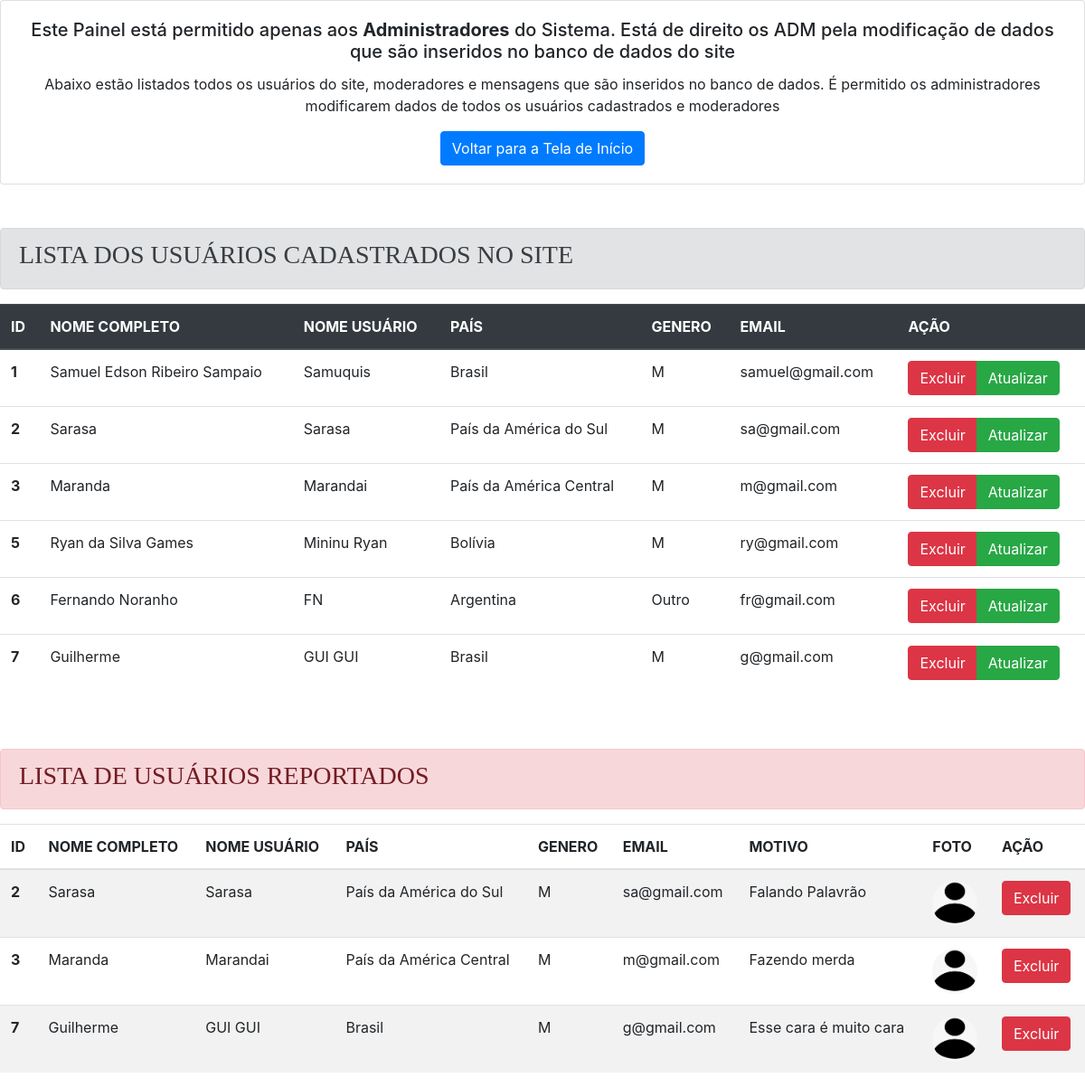
Before: /adm.php with the older database file.
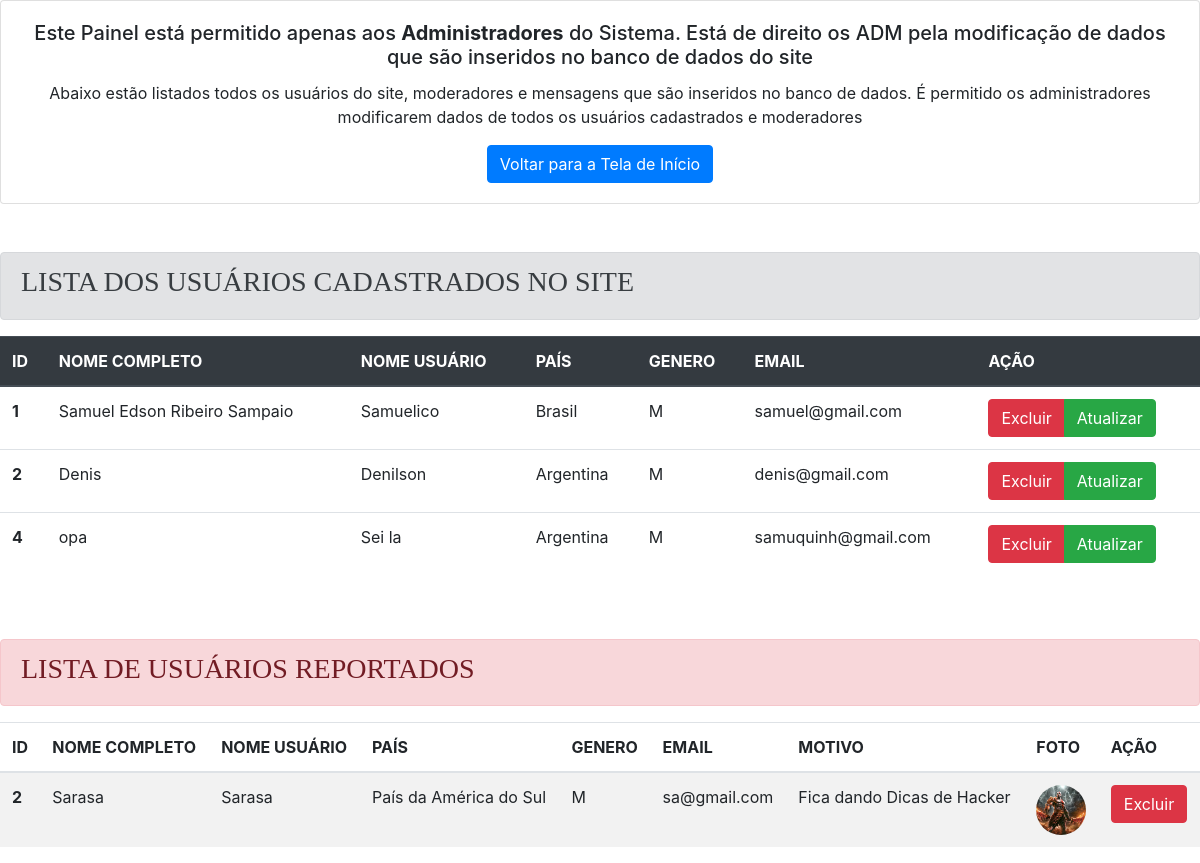
After: the same page with the newer database file.
### tables this page shows
CREATE TABLE `usuarios` (
  `id` int(11) NOT NULL AUTO_INCREMENT,
  `nomecompleto` varchar(200) DEFAULT NULL,
  `nomeusuario` varchar(200) DEFAULT NULL,
  `pais` varchar(200) DEFAULT NULL,
  `genero` varchar(10) DEFAULT NULL,
  `email` varchar(200) NOT NULL,
  `senha` varchar(200) NOT NULL,
  `foto` varchar(200) DEFAULT NULL,
  PRIMARY KEY (`id`)
);

CREATE TABLE `report` (
  `id` int(11) NOT NULL AUTO_INCREMENT,
  `nomecompleto` varchar(200) DEFAULT NULL,
  `nomeusuario` varchar(200) NOT NULL,
  `pais` varchar(250) NOT NULL,
  `genero` varchar(100) NOT NULL,
  `email` varchar(200) NOT NULL,
  `motivo` text NOT NULL,
  `foto` varchar(200) DEFAULT NULL,
  PRIMARY KEY (`id`)
);

### adm.php (the view, shortened to what this page needs)
<?php
include("php/conexao.php");
$sql = "SELECT * FROM usuarios";
$result = mysqli_query($con,$sql);
$sql2 = "SELECT * FROM report";
$result2 = mysqli_query($con,$sql2);
?>
<!DOCTYPE html>
<html>
<head>
	<link rel="stylesheet" href="css/bootstrap.css">
</head>
<body>
	<div class="card" style="width: 100%; text-align: center;">
		<div class="card-body">
			<h5 class="card-title">Este Painel está permitido apenas aos <b>Administradores</b> do Sistema. Está de direito os ADM pela modificação de dados que são inseridos no banco de dados do site</h5>
			<p class="card-text">Abaixo estão listados todos os usuários do site, moderadores e mensagens que são inseridos no banco de dados. É permitido os administradores modificarem dados de todos os usuários cadastrados e moderadores</p>
			<a href="index.php" class="btn btn-primary">Voltar para a Tela de Início</a>
		</div>
	</div>
	<br>
	<br>
	<div class="alert alert-secondary" role="alert">
		<h3 style="font-family: 'Arial Black';">LISTA DOS USUÁRIOS CADASTRADOS NO SITE</h3>
	</div>
	<table class="table">
		<thead class="thead-dark">
			<tr>
				<th scope="col">ID</th>
				<th scope="col">NOME COMPLETO</th>
				<th scope="col">NOME USUÁRIO</th>
				<th scope="col">PAÍS</th>
				<th scope="col">GENERO</th>
				<th scope="col">EMAIL</th>
				<th scope="col">AÇÃO</th>
			</tr>
		</thead>
		<tbody>
			<?php while($row = mysqli_fetch_assoc($result)){ ?>
				<tr>
					<th scope="row"><?php echo $row['id']; ?></th>
					<td><?php echo $row['nomecompleto']; ?></td>
					<td><?php echo $row['nomeusuario']; ?></td>
					<td><?php echo $row['pais']; ?></td>
					<td><?php echo $row['genero']; ?></td>
					<td><?php echo $row['email']; ?></td>
					<td><div class="btn-group" role="group"><a href="php/_exclui_usu.php?email=<?php echo $row['email']; ?>" class="btn btn-danger">Excluir</a> <a href="editar.php?email=<?php echo $row['email']; ?>" class="btn btn-success">Atualizar</a></div></td>
				</tr>
			<?php } ?>
		</tbody>
	</table>
	<br>
	<br>
	<div class="alert alert-danger" role="alert">
		<h3 style="font-family: 'Arial Black';">LISTA DE USUÁRIOS REPORTADOS</h3>
	</div>
	<table class="table table-striped">
		<thead>
			<tr>
				<th scope="col">ID</th>
				<th scope="col">NOME COMPLETO</th>
				<th scope="col">NOME USUÁRIO</th>
				<th scope="col">PAÍS</th>
				<th scope="col">GENERO</th>
				<th scope="col">EMAIL</th>
				<th scope="col">MOTIVO</th>
				<th scope="col">FOTO</th>
				<th scope="col">AÇÃO</th>
			</tr>
		</thead>
		<tbody>
			<?php while($row = mysqli_fetch_assoc($result2)){ ?>
				<tr>
					<th scope="row"><?php echo $row['id']; ?></th>
					<td><?php echo $row['nomecompleto']; ?></td>
					<td><?php echo $row['nomeusuario']; ?></td>
					<td><?php echo $row['pais']; ?></td>
					<td><?php echo $row['genero']; ?></td>
					<td><?php echo $row['email']; ?></td>
					<td><?php echo $row['motivo']; ?></td>
					<td><img class="minhafoto" src="<?php if($row['foto'] != null){echo('/ProjetosChatTempoReal/uploads/'.$row['foto']);}else{ echo('/ProjetosChatTempoReal/img/login.png');} ?>"></td>
					<td><div class="btn-group" role="group"><a href="php/_exclui_usu.php?email=<?php echo $row['email']; ?>" class="btn btn-danger">Excluir</a></div></td>
				</tr>
			<?php } ?>
		</tbody>
	</table>
</body>
</html>

Changed rows visible on the page:
removed usuarios: id "3", nomecompleto "Maranda", nomeusuario "Marandai", pais "País da América Central", genero "M", email "m@gmail.com"
removed usuarios: id "5", nomecompleto "Ryan da Silva Games", nomeusuario "Mininu Ryan", pais "Bolívia", genero "M", email "ry@gmail.com"
removed usuarios: id "6", nomecompleto "Fernando Noranho", nomeusuario "FN", pais "Argentina", genero "Outro", email "fr@gmail.com"
removed usuarios: id "7", nomecompleto "Guilherme", nomeusuario "GUI GUI", pais "Brasil", genero "M", email "g@gmail.com"
removed report: id "3", nomecompleto "Maranda", nomeusuario "Marandai", pais "País da América Central", genero "M", email "m@gmail.com", motivo "Fazendo merda"
removed report: id "7", nomecompleto "Guilherme", nomeusuario "GUI GUI", pais "Brasil", genero "M", email "g@gmail.com", motivo "Esse cara é muito cara"
changed usuarios "Samuel Edson Ribeiro Sampaio": nomeusuario "Samuquis" → "Samuelico"
changed usuarios id 2: nomecompleto "Sarasa" → "Denis"; nomeusuario "Sarasa" → "Denilson"; pais "País da América do Sul" → "Argentina"; email "sa@gmail.com" → "denis@gmail.com"
added usuarios: id "4", nomecompleto "opa", nomeusuario "Sei la", pais "Argentina", genero "M", email "samuquinh@gmail.com"
changed report "Sarasa": motivo "Falando Palavrão" → "Fica dando Dicas de Hacker"; foto: picture added in place of a placeholder
